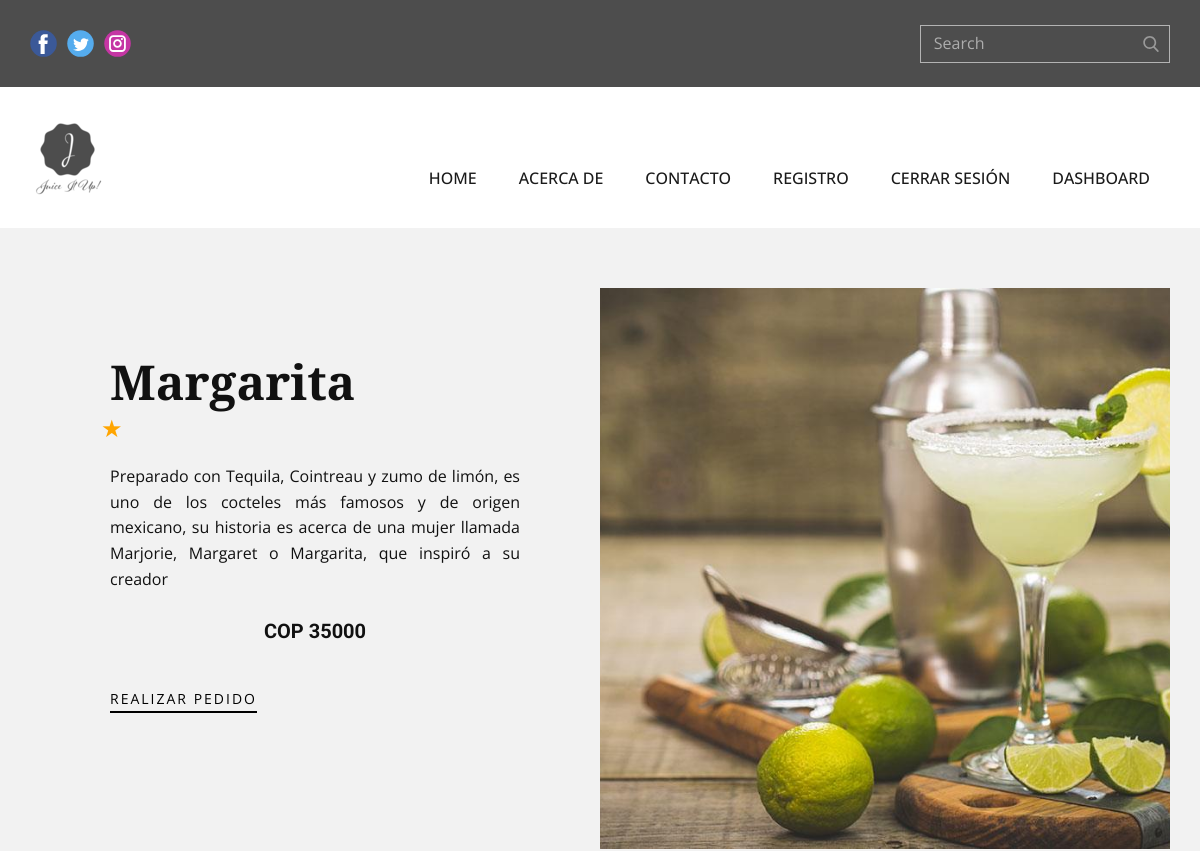
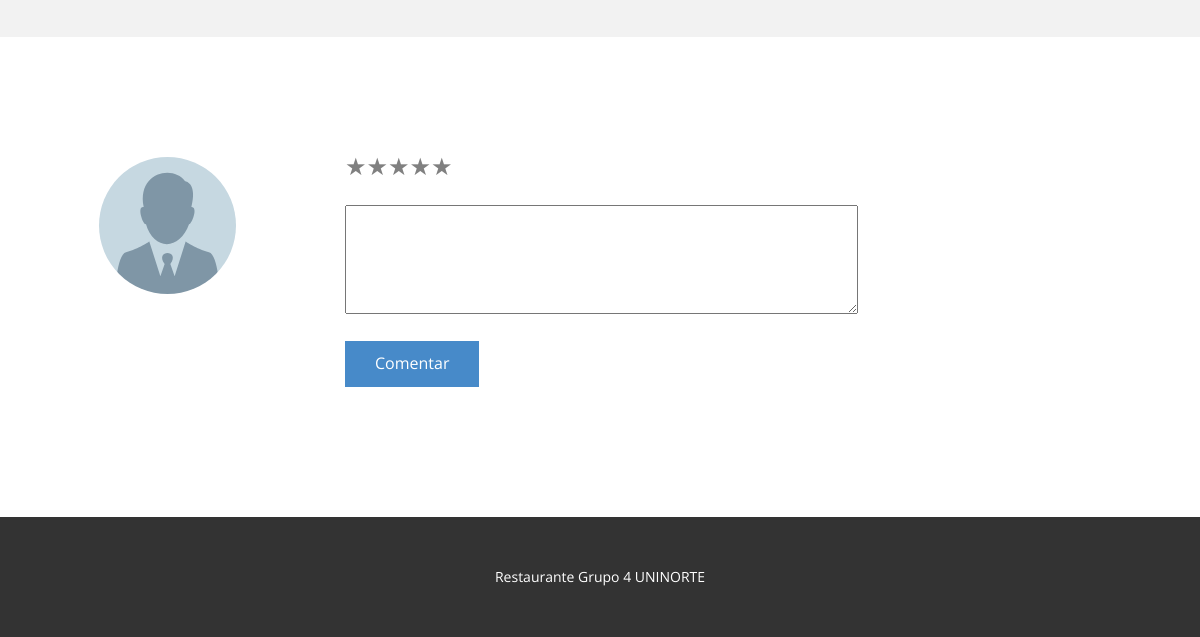
Page /detalle_plato/1/ (signed in) on the earlier database version (2 pictures, top to bottom).
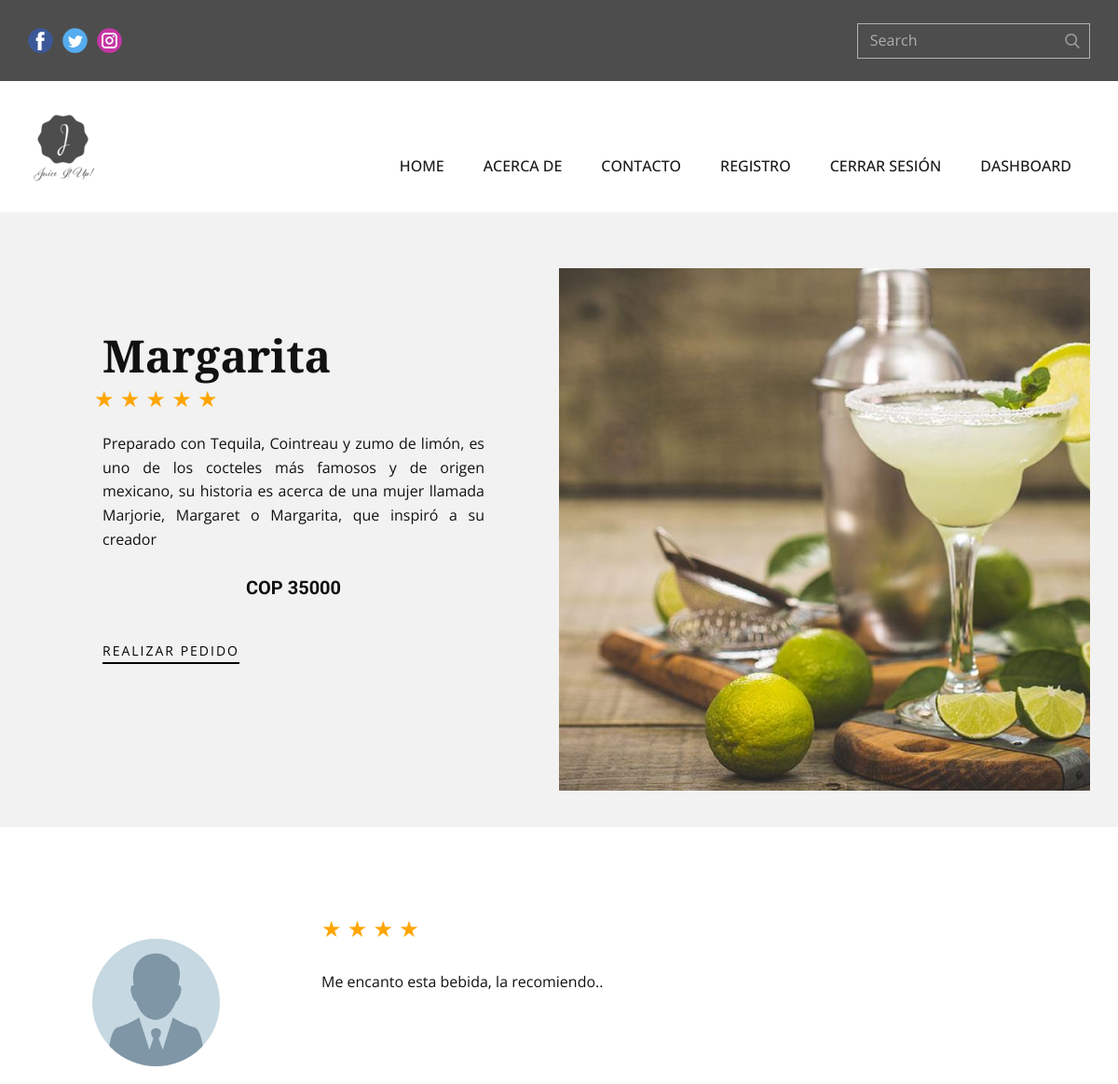
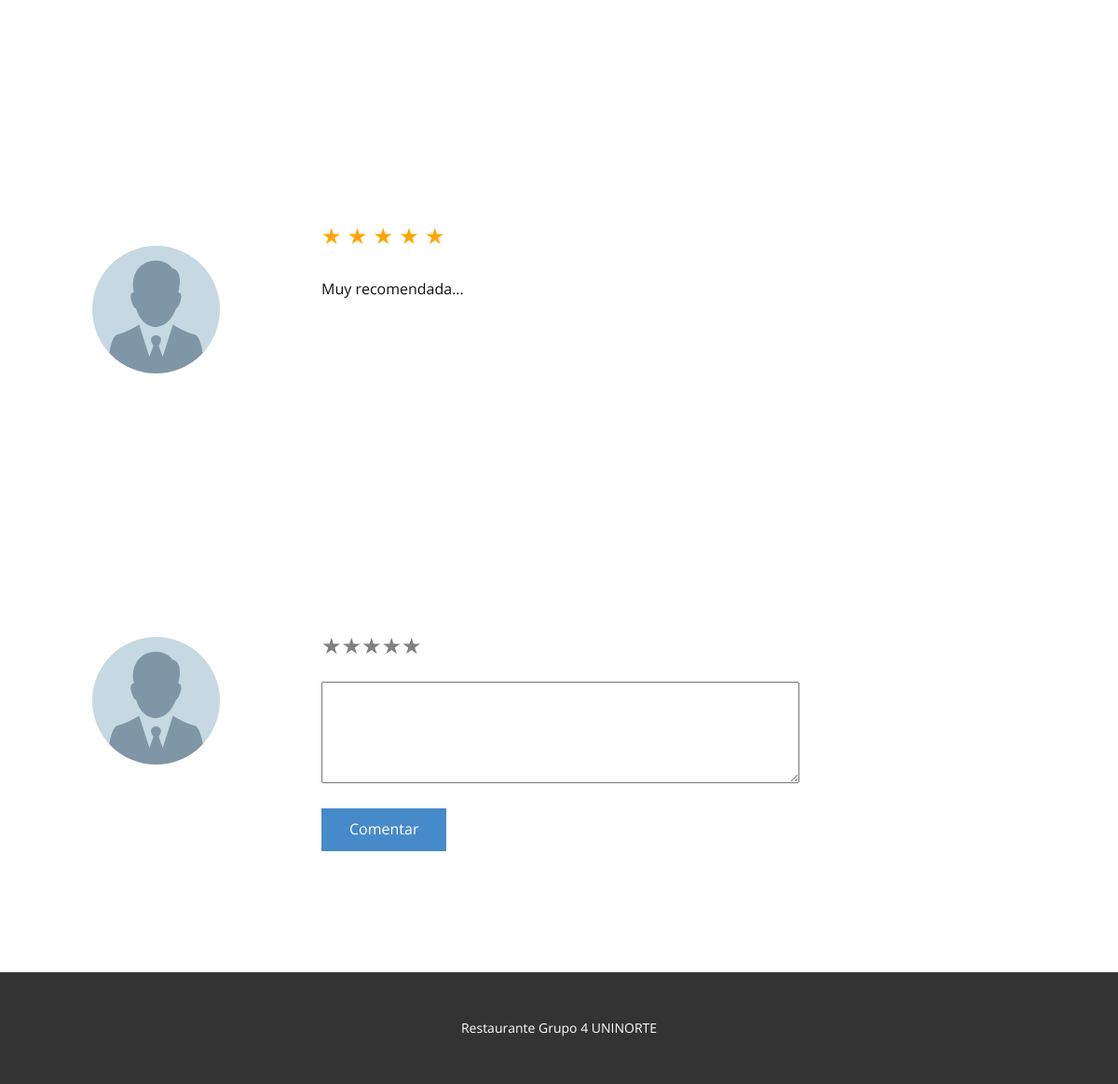
Same page on the later database version (2 pictures, top to bottom).
### tables this page shows
CREATE TABLE bebidas (id INTEGER PRIMARY KEY NOT NULL, nombreBebida VARCHAR NOT NULL, descripcion TEXT NOT NULL, precio INTEGER NOT NULL, estado BOOLEAN DEFAULT (1), created_by DATE, updated_by DATE, urlField VARCHAR);

CREATE TABLE comentarios (id INTEGER PRIMARY KEY AUTOINCREMENT NOT NULL, bebidas_id INTEGER REFERENCES bebidas (id) ON DELETE CASCADE, usuario_id INTEGER REFERENCES usuarios (id) ON DELETE NO ACTION, mensaje TEXT, estado BOOLEAN DEFAULT (False), created_by DATE, update_by DATE, califi INTEGER);

### app.py (the view, shortened to what this page needs)
@app.route('/detalle_plato/<int:id>/', methods=["GET", "POST"])
def detalle_plato(id):
    if "usuario" in session:
        row = bebida_controller.get_bebida(id)
        rowCal = bebida_controller.get_calificaciones(id)
        total = 0
        num_registro = 0
        for r in rowCal:
            total += r[0]
            num_registro += 1
        if num_registro > 0:
            promedio = total/num_registro
        else:
            promedio = 0
        comentario = bebida_controller.get_comentarios()
        return render_template('detalle_plato.html', row = row, estrella = promedio, comentario = comentario)
    return redirect(url_for("login"))

### bebida_controller.py (called while the page is built)
def get_bebida(id):
    db = sqlconnection()
    db.row_factory=sqlite3.Row
    cur = db.cursor()
    statement = "SELECT * FROM bebidas WHERE id = ?;"
    cur.execute(statement, [id])
    row = cur.fetchall()
    return row

def get_calificaciones(bebida_id):
    db = sqlconnection()
    db.row_factory=sqlite3.Row
    cur = db.cursor()
    statement = "SELECT calificacion FROM calificaciones WHERE bebida_id = ?;"
    cur.execute(statement, [bebida_id])
    row = cur.fetchall()
    return row

def get_comentarios():
    db = sqlconnection()
    db.row_factory=sqlite3.Row
    cur = db.cursor()
    statement = "SELECT * FROM comentarios;"
    cur.execute(statement)
    row = cur.fetchall()
    return row

### db.py (called while the page is built)
def sqlconnection():
    conn = sqlite3.connect(database)
    return conn

### templates/detalle_plato.html (shortened to what this page needs)
{% extends "index.html" %}
{% block style %}
    <link rel="stylesheet" href="{{ url_for('static', filename='style/detalle_plato.css') }}" media="screen">
{% endblock style %}
{% block content %}
{% for r in row %}
    <section class="u-clearfix u-grey-5 u-section-1" id="sec-14a6">
      <div class="u-clearfix u-sheet u-sheet-1">
        <div class="u-clearfix u-expanded-width u-gutter-0 u-layout-spacing-top u-layout-wrap u-layout-wrap-1">
          <div class="u-layout">
            <div class="u-layout-row">
              <div class="u-align-left u-container-style u-layout-cell u-right-cell u-shape-rectangle u-size-30 u-layout-cell-1">
                <div class="u-container-layout u-valign-top-xs u-container-layout-1">
                  <h2 class="u-custom-font u-font-playfair-display u-text u-text-1">{{ r ["nombreBebida"] }}</h2>
                      {% if estrella <= 1 %}
                      <label style="color:orange;">★</label>
                      {% elif estrella > 1 and estrella <= 2 %}
                      <label style="color:orange;">★ ★</label>
                      {% elif estrella > 2 and estrella <= 3 %}
                      <label style="color:orange;">★ ★ ★</label>
                      {% elif estrella > 3 and estrella <= 4 %}
                      <label style="color:orange;">★ ★ ★ ★</label>
                      {% elif estrella > 4 and estrella <= 5 %}
                      <label style="color:orange;">★ ★ ★ ★ ★</label>
                      {% endif %}
                  <p class="u-text u-text-2" style="text-align:justify;">
                    {{ r ["descripcion"] }}
                  </p>
                  <h5 class="u-align-center u-text u-text-3">COP {{ r ["precio"] }}</h5>
                  <a href="{{ url_for('compra') }}" class="u-active-none u-align-left u-border-2 u-border-black u-btn u-btn-rectangle u-button-style u-hover-none u-none u-btn-1">REALIZAR PEDIDO</a>
                </div>
              </div>
              <div class="u-align-left u-container-style u-image u-layout-cell u-left-cell u-size-30 u-image-1" data-image-width="1200" data-image-height="650">
                <div class="u-container-layout" src=""></div>
              </div>
            </div>
          </div>
        </div>
      </div>
    </section>
    <section class="u-clearfix u-section-2" id="sec-ca17">
      <div class="u-clearfix u-sheet u-sheet-1">
        <div class="u-clearfix u-expanded-width u-gutter-0 u-layout-wrap u-layout-wrap-1">
          <div class="u-layout">
            <div class="u-layout-row">
            {% for c in comentario %}
              <div class="u-align-center u-container-style u-layout-cell u-left-cell u-size-15 u-layout-cell-1">
                <div class="u-container-layout u-container-layout-1">
                  <div alt="" class="u-image u-image-circle u-image-1" src="" data-image-width="100" data-image-height="100"></div>
                </div>
              </div>
              <div class="u-align-left u-container-style u-layout-cell u-right-cell u-size-45 u-layout-cell-2">
                <div class="u-container-layout u-valign-top-xs u-container-layout-2">
                    {% if c["califi"] <= 1 %}
                      <label style="color:orange;">★</label>
                      {% elif c["califi"] > 1 and c["califi"] <= 2 %}
                      <label style="color:orange;">★ ★</label>
                      {% elif c["califi"] > 2 and c["califi"] <= 3 %}
                      <label style="color:orange;">★ ★ ★</label>
                      {% elif c["califi"] > 3 and c["califi"] <= 4 %}
                      <label style="color:orange;">★ ★ ★ ★</label>
                      {% elif c["califi"] > 4 and c["califi"] <= 5 %}
                      <label style="color:orange;">★ ★ ★ ★ ★</label>
                    {% endif %}
                  <p class="u-text u-text-2">{{c["mensaje"]}}</p>
                </div>
              </div>
            {% endfor %}
          </div>
            <div class="u-layout-row">
              <div class="u-align-center u-container-style u-layout-cell u-left-cell u-size-15 u-layout-cell-1">
                <div class="u-container-layout u-container-layout-1">
                  <div alt="" class="u-image u-image-circle u-image-1" src="" data-image-width="256" data-image-height="256"></div>
                </div>
              </div>
              <div class="u-align-left u-container-style u-layout-cell u-right-cell u-size-45 u-layout-cell-2">
                <div class="u-container-layout u-valign-top-xs u-container-layout-2">
                  <form method="POST" action="{{ url_for('detalle_plato', id=r['id']) }}">
                  <p class="clasificacion">
                    <label for="radio1">★</label><label for="radio2">★</label><label for="radio3">★</label><label for="radio4">★</label><label for="radio5">★</label>
                  </p>
                  <textarea cols="60" rows="4" name="mensaje"></textarea>
                  <button type="submit" class="u-btn u-button-style u-btn-1">Comentar</button>
                </div>
              </div>
            </div>
          </div>
        </div>
      </div>
    </section>
    {% endfor %}
{% endblock content %}

### templates/index.html (shortened to what this page needs)
<!DOCTYPE html>
<html style="font-size: 16px;" lang="es">
  <head>
    <link rel="stylesheet" href="{{ url_for('static', filename='style/nicepage.css') }}" media="screen">
    {% block style %}{% endblock style %}
  </head>
  <body data-home-page="index.html" data-home-page-title="index" class="u-body">
    {% block header %}
    <header class="u-align-left u-clearfix u-header u-section-row-container" id="sec-965c"><div class="u-section-rows">
        <div class="u-grey-70 u-section-row u-section-row-1" id="sec-46aa">
          <div class="u-clearfix u-sheet u-sheet-1">
            <div class="u-social-icons u-spacing-10 u-social-icons-1">
              <a class="u-social-url" title="facebook" target="_blank" href=""><span class="u-icon u-social-facebook u-social-icon u-icon-1"><svg class="u-svg-link" preserveAspectRatio="xMidYMin slice" viewBox="0 0 112 112"><use xmlns:xlink="http://www.w3.org/1999/xlink" xlink:href="#svg-dfe3"></use></svg></span>
              </a>
              <a class="u-social-url" title="twitter" target="_blank" href=""><span class="u-icon u-social-icon u-social-twitter u-icon-2"><svg class="u-svg-link" preserveAspectRatio="xMidYMin slice" viewBox="0 0 112 112"><use xmlns:xlink="http://www.w3.org/1999/xlink" xlink:href="#svg-1291"></use></svg></span>
              </a>
              <a class="u-social-url" title="instagram" target="_blank" href=""><span class="u-icon u-social-icon u-social-instagram u-icon-3"><svg class="u-svg-link" preserveAspectRatio="xMidYMin slice" viewBox="0 0 112 112"><use xmlns:xlink="http://www.w3.org/1999/xlink" xlink:href="#svg-23ed"></use></svg></span>
              </a>
            </div>
            <form action="#" method="get" class="u-border-1 u-border-grey-30 u-expanded-width-xs u-search u-search-right u-search-1">
              <button class="u-search-button" type="submit">
                <span class="u-search-icon u-spacing-10 u-text-grey-40">
                  <svg class="u-svg-link" preserveAspectRatio="xMidYMin slice" viewBox="0 0 56.966 56.966"><use xmlns:xlink="http://www.w3.org/1999/xlink" xlink:href="#svg-9dab"></use></svg>
                </span>
              </button>
              <input class="u-search-input" type="search" name="search" value="" placeholder="Search">
            </form>
          </div>
        </div>
        <div class="u-section-row u-section-row-2" id="sec-37e8">
          <div class="u-clearfix u-sheet u-valign-middle u-sheet-2">
            <a href="{{ url_for('index') }}" class="u-image u-logo u-image-1" data-image-width="80" data-image-height="40">
              <img src="{{ url_for('static', filename='images/default-logo.png') }}" class="u-logo-image u-logo-image-1" data-image-width="80">
            </a>
            <nav data-position="" class="u-menu u-menu-dropdown u-offcanvas u-menu-1">
              <div class="u-custom-menu u-nav-container">
                <ul class="u-nav u-spacing-2 u-unstyled u-nav-1"><li class="u-nav-item"><a class="u-active-palette-1-base u-border-active-palette-1-base u-border-hover-palette-1-light-1 u-button-style u-hover-palette-1-light-1 u-nav-link u-text-active-white u-text-grey-90 u-text-hover-white" href="{{ url_for('index') }}" style="padding: 10px 20px;">Home</a>
</li><li class="u-nav-item"><a class="u-active-palette-1-base u-border-active-palette-1-base u-border-hover-palette-1-light-1 u-button-style u-hover-palette-1-light-1 u-nav-link u-text-active-white u-text-grey-90 u-text-hover-white" href="{{ url_for('about') }}" style="padding: 10px 20px;">Acerca de</a>
</li><li class="u-nav-item"><a class="u-active-palette-1-base u-border-active-palette-1-base u-border-hover-palette-1-light-1 u-button-style u-hover-palette-1-light-1 u-nav-link u-text-active-white u-text-grey-90 u-text-hover-white" href="{{ url_for('contacto') }}" style="padding: 10px 20px;">contacto</a>
</li><li class="u-nav-item"><a class="u-active-palette-1-base u-border-active-palette-1-base u-border-hover-palette-1-light-1 u-button-style u-hover-palette-1-light-1 u-nav-link u-text-active-white u-text-grey-90 u-text-hover-white" href="{{ url_for('register') }}" style="padding: 10px 20px;">registro</a>
  {% if session["usuario"] %}
</li><li class="u-nav-item"><a class="u-active-palette-1-base u-border-active-palette-1-base u-border-hover-palette-1-light-1 u-button-style u-hover-palette-1-light-1 u-nav-link u-text-active-white u-text-grey-90 u-text-hover-white" href="{{ url_for('logout') }}" style="padding: 10px 20px;">Cerrar sesión</a>
</li><li class="u-nav-item"><a class="u-active-palette-1-base u-border-active-palette-1-base u-border-hover-palette-1-light-1 u-button-style u-hover-palette-1-light-1 u-nav-link u-text-active-white u-text-grey-90 u-text-hover-white" href="{{ url_for('getBebidas') }}" style="padding: 10px 20px;">Dashboard</a>
  {% endif %}
</li></ul>
              </div>
            </nav>
          </div>
        </div>
      </div>
    </header>
{% endblock header %}
{% block content %}{% endblock content %}
    <footer class="u-align-center u-clearfix u-footer u-grey-80 u-footer" id="sec-ed0d"><div class="u-clearfix u-sheet u-sheet-1">
        <p class="u-small-text u-text u-text-variant u-text-1">Restaurante Grupo 4 UNINORTE</p>
      </div></footer>
  </body>
</html>

### static/style/detalle_plato.css (style rules this page uses)
.u-section-1 { background-image: none; }
.u-section-1 .u-sheet-1 { min-height: 660px; }
.u-section-1 .u-layout-wrap-1 { margin: 60px auto 23px; }
.u-section-1 .u-layout-cell-1 { min-height: 561px; }
.u-section-1 .u-container-layout-1 { padding: 30px 71px; }
.u-section-1 .u-text-1 { font-size: 3rem; font-weight: 700; margin: 38px 9px 0; }
.u-section-1 .u-text-2 { margin: 17px 9px 0; }
.u-section-1 .u-text-3 { font-weight: 700; margin: 27px 9px 0; }
.u-section-1 .u-btn-1 { background-image: none; border-style: none none solid; text-transform: uppercase; letter-spacing: 2px; font-size: 0.875rem; margin: 45px auto 0 9px; padding: 0; }
.u-section-1 .u-image-1 { min-height: 540px; background-image: url("../images/margarita.jpg"); background-position: 50% 50%; }
label { color:grey; font-size: x-large; }
.clasificacion { direction: rtl; unicode-bidi: bidi-override; }
.u-section-2 .u-sheet-1 { min-height: 480px; }
.u-section-2 .u-layout-wrap-1 { margin: 60px auto 0 0; }
.u-section-2 .u-layout-cell-1 { min-height: 420px; }
.u-section-2 .u-container-layout-1 { padding: 30px; }
.u-section-2 .u-image-1 { width: 137px; height: 137px; background-position: 50% 50%; margin: 30px auto 0 39px; }
.u-section-2 .u-layout-cell-2 { min-height: 420px; }
.u-section-2 .u-container-layout-2 { padding: 30px; }
.u-section-2 .u-text-2 { margin: 26px 0 0; }
.u-section-2 .u-btn-1 { margin: 20px 0 0; }

Differences in the rows shown:
computed for bebidas "Margarita": text "★" → "★ ★ ★ ★ ★"
added comentarios: mensaje "Me encanto esta bebida, la recomiendo.."
added comentarios: mensaje "Muy recomendada..."
